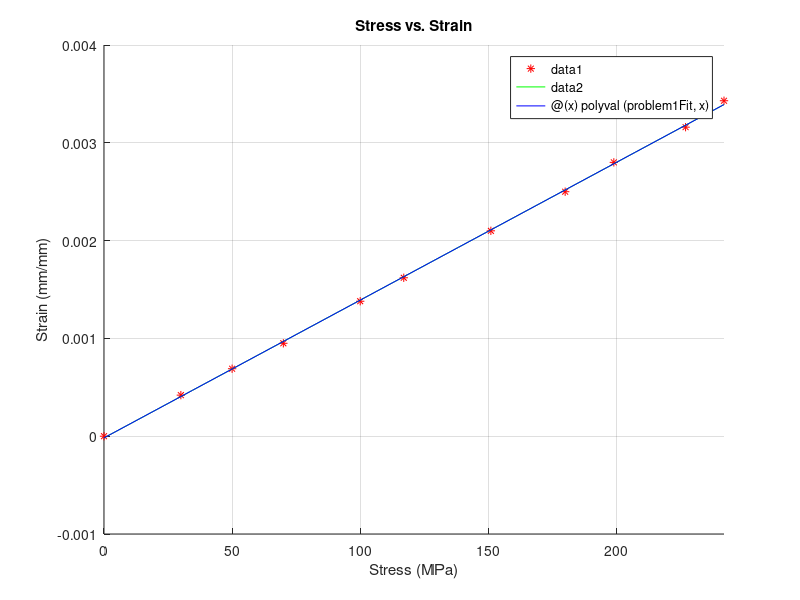

Write the MATLAB code that produced this figure. (Note: this script raises an error after producing the figure.)
%% Assignment 8 ENGR 220
% Ethan Vosburg

%% Problem 1
% The following are experimental data from a tensile test of aluminum to determine an important elastic property, E (Elastic Modulus):

clear
clc

problem1Data(1, :) = [0, 30, 50, 70, 100, 117, 151, 180, 199, 227, 242]; % Stress (MPa)
problem1Data(2, :) = [0, 0.00042, 0.00069, 0.00095, 0.00138, 0.00162, 0.00210, 0.00250, 0.00280, 0.00316, 0.00343]; % Strain (mm/mm)

%% Problem 1a
% Plot the data points with “Strain” on the x-axis and “Stress” on the y-axis. Be sure to show the data on the plot as points and not as a line.

figure(10);
problem1Plot = axes();
hold(problem1Plot, 'on');

plot(problem1Data(1, :), problem1Data(2, :), "r*", "Parent", problem1Plot);

% Create title
title(problem1Plot, {'Stress vs. Strain'});

% Create ylabel
ylabel(problem1Plot, {'Strain (mm/mm)'});

% Create xlabel
xlabel(problem1Plot, {'Stress (MPa)'});

% Set the remaining axes properties
grid(problem1Plot, 'on');

%% Problem 1b
% Use the polyfit function to determine the coefficients of the best-fit line. Note: the slope here is the material property “Elastic Modulus”.

problem1Fit = polyfit(problem1Data(1, :), problem1Data(2, :), 1);

%% Problem 1c
% Create “Strain” data to apply to the equation of the best-fit line and determine “Stress” values over the range of “Strain” values (minimum to maximum strain).

problem1BestFitData(1, :) = linspace(0, max(problem1Data(1, :)), 1000);
problem1BestFitData(2, :) = problem1Fit(1) .* problem1BestFitData(1, :) + problem1Fit(2);

%% Problem 1d
% Plot the best-fit line through the data from a.

plot(problem1BestFitData(1, :), problem1BestFitData(2, :), "-g", "Parent", problem1Plot);

%% Problem 1e
% Complete parts c. and d. again using the “polyval” function.

fplot(@(x) polyval(problem1Fit, x), [0, max(problem1Data(1, :))], "-b", "Parent", problem1Plot);

%% Problem 1f
% Report the results of this experiment by creating code that does the following:

%% Problem 1fi
% Use the “table” function to create a table of Stress & Strain values in columnar form.  Use the help section in MATLAB to figure out how to add column titles, and see if you can show units for the “Stress” column.

tableNames = ["Stress (MPa)", "Strain (mm/mm)"];

table(problem1Data(1, :)', problem1Data(2, :)', 'VariableNames', tableNames)

%% Problem 1fii
% Use the fprintf function to create a table of the experimental data as shown above (yes, you will have TWO tables in your output).  The table should have the main title “Experimental Data” centered above the column subtitles shown.  Show the units as above under the column subtitles.  Then show the data in the columns as shown above.

% Print Table
fprintf('%-12s %15s\r\n', tableNames(1), tableNames(2));
fprintf('%12s %15s\r\n', '------------', '--------------');
fprintf('% 12.0f % 15.5f\r\n', problem1Data);

%% Problem 1fiii
% Use the fprintf function to report the Elastic Modulus just under the experimental data, starting with “The Elastic Modulus of Aluminum is:”, then report the value with correct units.

fprintf("\nThe Elastic Modulus of Aluminum is: %f MPa^-1\n\n", problem1Fit(1));

%% Problem 2
% The following are experimental data from a fatigue test of a steel alloy to determine fitting constants (fatigue properties)
% The data should fit the well-used design equation:
%
% $$\sigma_{a} = AN^B_f$$
%
% where $$\sigma_{a}$ is the stress amplitude,
% $$N_f$ is the number of cycles to failure, and A & B are the fitting constants (material properties), determined from the fatigue test.

problem2Data(1, :) = [541, 436, 394, 361, 316, 275, 244, 232, 215];
problem2Data(2, :) = [15, 50, 200, 2080, 5900, 34100, 121000, 450000, 1500000];
problem2Data(3, :) = log(problem2Data(2, :));

%% Problem 2a
% Plot the data points with “Cycles to Failure” on the x-axis and “Stress Amplitude” on the y-axis.

figure(20);
problem2Plot = axes();
hold(problem2Plot, 'on');

plot(problem2Data(1, :), problem2Data(2, :), "r*", "Parent", problem2Plot);

% Create title
title(problem2Plot, {'Cycles to Failure vs Stress Amplitude'});

% Create ylabel
ylabel(problem2Plot, {'Stress Amplitude'});

% Create xlabel
xlabel(problem2Plot, {'Cycles to Failure'});

% Set the remaining axes properties
grid(problem2Plot, 'on');

%% Problem 2b
% Use the polyfit function to determine the coefficients of the function fitting the data (should be a power curve here, so be sure your A & B fitting constants are appropriately determined). A & B are the fatigue constants (material properties).

problem2Fit = polyfit(log(problem2Data(1, :)), problem2Data(3, :), 1);

%% Problem 2c
% Create “Cycles to Failure” data to apply to the function fitting the data and determine “Stress Amplitude” values over the range of “Cycles to Failure” values (minimum to maximum cycles).

problem2BestFitData(1, :) = min(problem2Data(1, :)):max(problem2Data(1, :));
problem2BestFitData(2, :) = exp(problem2Fit(2)) .* (problem2BestFitData(1, :) .^ (problem2Fit(1)));

%% Problem 2d
% Plot the function as a best-fit curve through the data from a.

plot(problem2BestFitData(1, :), problem2BestFitData(2, :), "-g", "Parent", problem2Plot);

%% Problem 2e
% Complete parts c. and d. again using the “polyval” function.
% fplot(@(x) exp(polyval([problem2Fit(1) exp(problem2Fit(2))], (x))), [min(problem2Data(1, :))-1, max(problem2Data(1, :)+1)], "-b", "Parent", problem2Plot);

problem2Function = @(x) (exp(problem2Fit(2)) .* (x .^ (problem2Fit(1))));

fplot(problem2Function, [min(problem2Data(1, :)), max(problem2Data(1, :))], "-b", "Parent", problem2Plot);

%% Problem 2f
% Report the results of this experiment by creating code that does the following:

%% Problem 2fi
% Use the “table” function to create a table of “Stress Amplitude” & “Cycles to Failure” values in columnar form.  Use the help section in MATLAB to figure out how to add column titles, and see if you can show units for the “Stress Amplitude” column.

tableNames2 = ["Stress Amplitude", "Cycles to Failure"];

table(problem2Data(1, :)', problem2Data(2, :)', 'VariableNames', tableNames2)

%% Problem 2fii
% Use the fprintf function to create a table of the experimental data as shown above (yes, you will have TWO tables in your output).  The table should have the main title “Experimental Fatigue Data” centered above the column subtitles shown.  Show the units as above under the column subtitles.  Then show the data in the columns as shown above.

fprintf('%-16s %17s\r\n', tableNames2(1), tableNames2(2));
fprintf('%16s %17s\r\n', '----------------', '-----------------');
fprintf('% 16.0f % 17.0f\r\n', problem2Data);

%% Problem 2fiii
% Use the fprintf function to report the fitting constants just under the experimental data, starting with “The fatigue fitting constants of this steel alloy are:”, then report the values with correct units (the exponent B is unit-less).

fprintf("\nThe fatigue fitting constants of this steel alloy are: %f\n\n", problem2Fit(1));

